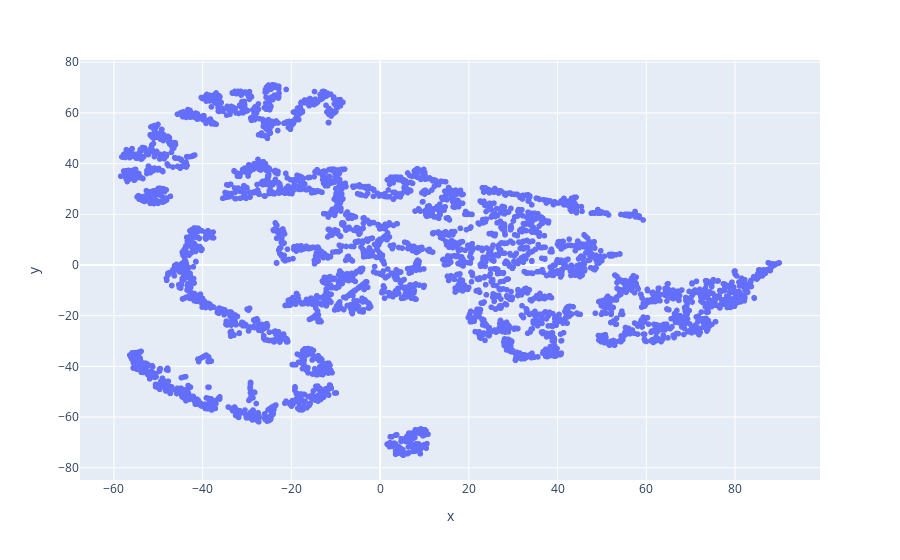

Notebook source saved alongside this figure:
### Code cell
Coordenadas = pipe.fit_transform(df_retail)
px.scatter(x=Coordenadas[:, 0], y=Coordenadas[:, 1])

### Figure 1 — Plotly figure (JSON) as saved in the notebook; plotly's stock layout.template omitted (floating-point values rounded to 4 significant figures; data arrays with more than 128 entries replaced by an {"elided": "..."} marker saying what was removed)
{"data": [{"hovertemplate": "x=%{x}<br>y=%{y}<extra></extra>", "legendgroup": "", "marker": {"color": "#636efa", "symbol": "circle"}, "mode": "markers", "name": "", "showlegend": false, "type": "scattergl", "x": {"elided": "4314 float values"}, "xaxis": "x", "y": {"elided": "4314 float values"}, "yaxis": "y"}], "layout": {"legend": {"tracegroupgap": 0}, "margin": {"t": 60}, "xaxis": {"anchor": "y", "domain": [0, 1], "title": {"text": "x"}}, "yaxis": {"anchor": "x", "domain": [0, 1], "title": {"text": "y"}}}}
